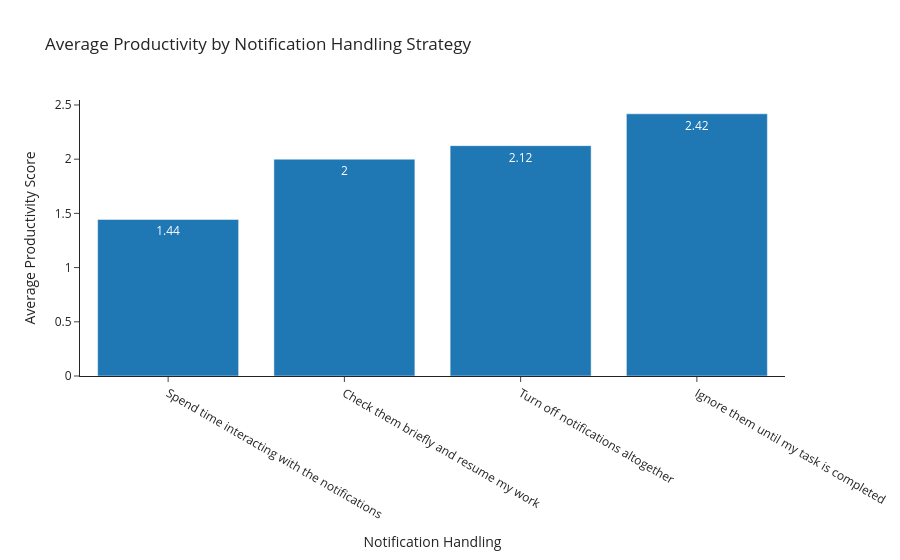

This figure's notebook cell:
### Markdown cell above
### 5.10. Barplot: Notification Handling vs Productivity

### Code cell
notif_mean = (
    df.groupby("Notification Handling", as_index=False)["Productivity_Score"]
    .mean()
    .sort_values("Productivity_Score")
)

fig4 = px.bar(
    notif_mean,
    x="Notification Handling",
    y="Productivity_Score",
    text=notif_mean["Productivity_Score"].round(2),
    title="Average Productivity by Notification Handling Strategy",
    color_discrete_sequence=["#1f77b4"]
)

fig4.update_layout(
    template="simple_white",
    xaxis_title="Notification Handling",
    yaxis_title="Average Productivity Score"
)

fig4.show()
fig4.write_image("barplot_notificaciones_productividad.png")

### Figure 1 — Plotly figure (JSON) as saved in the notebook; plotly's stock layout.template omitted (floating-point values rounded to 4 significant figures)
{"data": [{"hovertemplate": "Notification Handling=%{x}<br>Productivity_Score=%{y}<br>text=%{text}<extra></extra>", "legendgroup": "", "marker": {"color": "#1f77b4", "pattern": {"shape": ""}}, "name": "", "orientation": "v", "showlegend": false, "text": [1.44, 2.0, 2.12, 2.42], "textposition": "auto", "type": "bar", "x": ["Spend time interacting with the notifications", "Check them briefly and resume my work", "Turn off notifications altogether", "Ignore them until my task is completed"], "xaxis": "x", "y": [1.444, 2.0, 2.125, 2.419], "yaxis": "y"}], "layout": {"barmode": "relative", "legend": {"tracegroupgap": 0}, "title": {"text": "Average Productivity by Notification Handling Strategy"}, "xaxis": {"anchor": "y", "domain": [0, 1], "title": {"text": "Notification Handling"}}, "yaxis": {"anchor": "x", "domain": [0, 1], "title": {"text": "Average Productivity Score"}}}}
